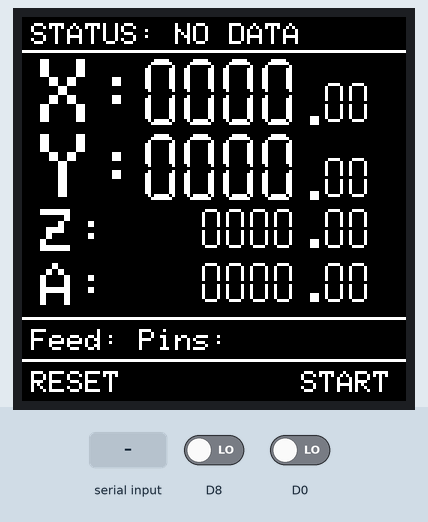
Recording of a sketch running on a simulated ESP8266 (Wemos D1 mini). Shown: 128×128 colour display. The inputs (shaded band) are chosen by the test bench; at power-on: D0 LOW, D8 LOW. What the sketch prints to the serial monitor is not drawn.

Above: at 9.7 s.
9.8 s: D0 driven HIGH
At 12.3 s:
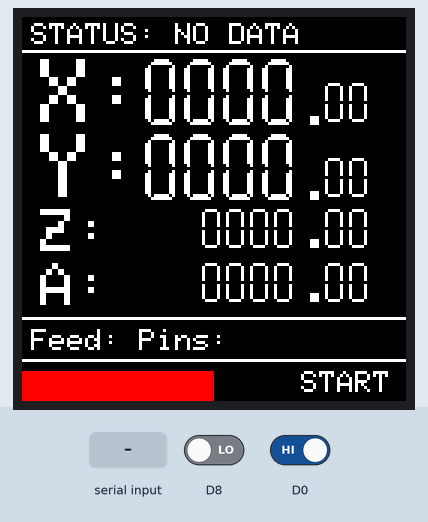
12.6 s: D0 driven LOW
At 16.3 s:
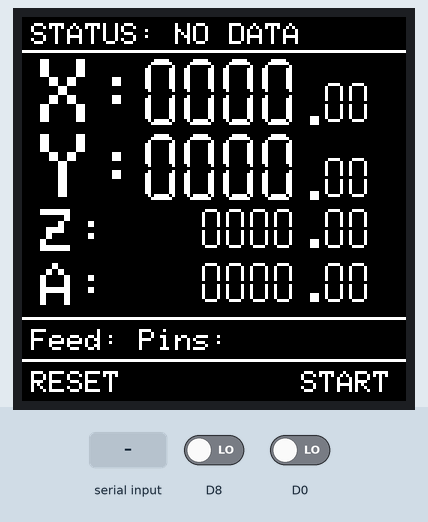
16.7 s: "<test:1<>" received over Serial
At 20.6 s:
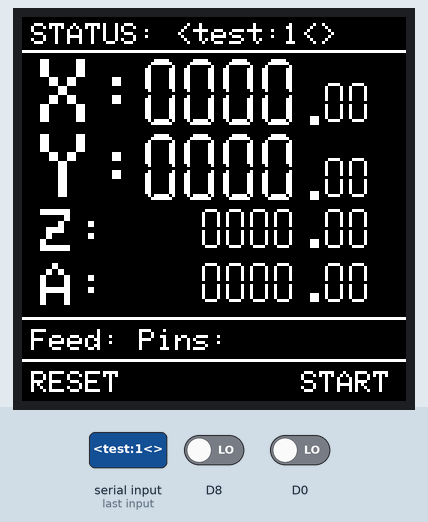
20.9 s: "<Alarm:1<>" received over Serial
At 24.4 s:
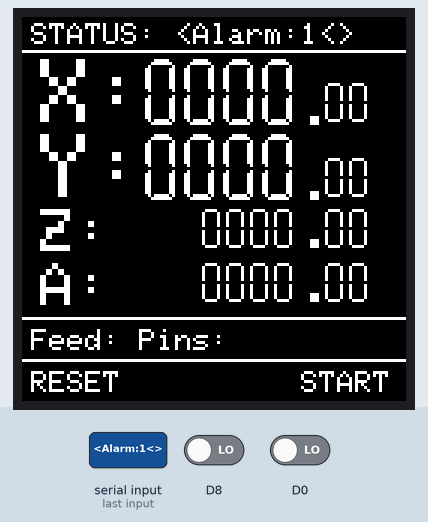
25.1 s: "<test<>" received over Serial
At 28.7 s:
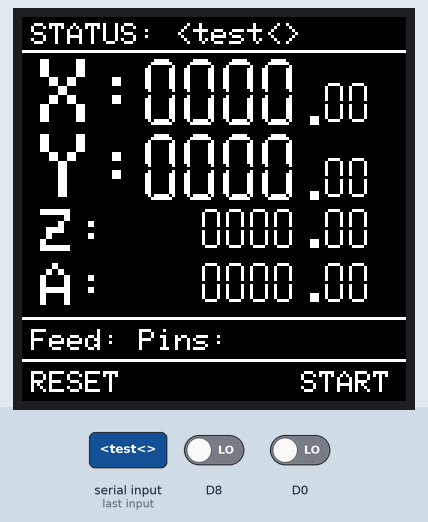
29.3 s: "<FS:<>" received over Serial
At 33.2 s:
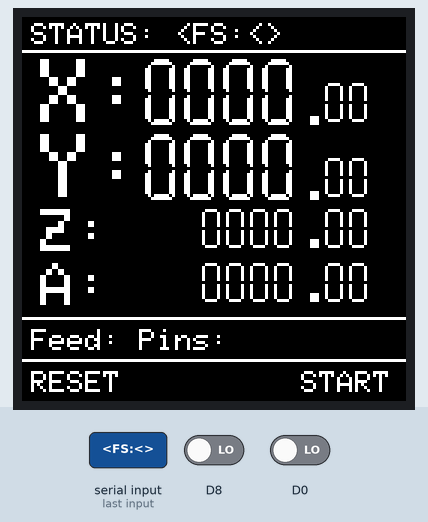
Timing chart, 0 to 34.7 s (numbered marks = the images above; inputs shaded):
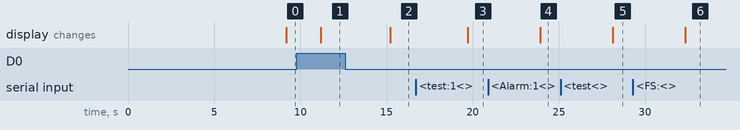

Measured:
- after the input at 9.8 s, the display: changes after 1.4 s (image 1)
- after the input at 12.6 s, the display: changes after 2.6 s (image 2)
- after the input at 16.7 s, the display: changes after 3.0 s (image 3)
- after the input at 20.9 s, the display: changes after 3.0 s (image 4)
- after the input at 25.1 s, the display: changes after 3.0 s (image 5)
- after the input at 29.3 s, the display: changes after 3.0 s (image 6)

The sketch:

main.ino
```cpp
#include <Adafruit_GFX.h>    // Core graphics library
#include <Adafruit_ST7735.h> // Hardware-specific library
#include <SPI.h>
#include <SoftwareSerial.h>
#include <ESP8266WiFi.h>


#define TFT_CS     D4
#define TFT_RST    -1  // you can also connect this to the Arduino reset
// in which case, set this #define pin to -1!
#define TFT_DC     D3

Adafruit_ST7735 tft = Adafruit_ST7735(TFT_CS,  TFT_DC, TFT_RST);

SoftwareSerial dbgSerial(D1, D2); // RX, TX

#define WIDTH 128
#define ROWHEIGHT 25

void setup(void) {
  pinMode ( D0, INPUT_PULLDOWN_16 );
  pinMode ( D8, INPUT_PULLDOWN_16 );

  WiFi.mode( WIFI_OFF );
  WiFi.forceSleepBegin();

  Serial.begin(115200);
  //Serial.setTimeout(2000);
  dbgSerial.begin(115200);
  dbgSerial.println("GRBL LCD DRO starting");

  tft.initR(INITR_144GREENTAB);
  tft.setTextWrap(false); // Allow text to run off right edge
  tft.fillScreen(ST7735_BLACK);
  tft.setRotation(0);

  delay(5000);
}


void loop(void) {

  Serial.write("?"); // Status Report Query
  Serial.readStringUntil('<');
  String status = Serial.readStringUntil('|');
  dbgSerial.println(status);

  handleButtons(status);

  if (status == "test") {
    tft.setTextColor(ST7735_RED, ST7735_BLACK);
    tft.setTextSize(1);
    tft.setCursor(3, 2);
    tft.print("TEST");
    return;
  }

  String mPos = Serial.readStringUntil('|');
  dbgSerial.println(mPos);
  int i1 = mPos.indexOf(':');
  int i2 = mPos.indexOf(',', i1+1);
  int i3 = mPos.indexOf(',', i2+1);
  int i4 = mPos.indexOf(',', i3+1);
  float xPos = mPos.substring(i1+1, i2).toFloat();
  float yPos = mPos.substring(i2+1, i3).toFloat();
  float zPos = mPos.substring(i3+1, i4).toFloat();
  float aPos = mPos.substring(i4+1).toFloat();

  handleButtons(status);

  String line = Serial.readString();
  dbgSerial.println("------------------------------");
  dbgSerial.println(line);

  handleButtons(status);

  String FS = "";
  String Pn = "";
  String SD = "";

  i1 = line.indexOf("FS:");
  if (i1 >= 0) {
    i2 = line.indexOf('|', i1+1);
    if (i2 == -1)
      i2 = line.indexOf('>', i1+1);
    FS = line.substring(i1+3, i2);
    dbgSerial.print("FS "); dbgSerial.println(FS);
  }

  i1 = line.indexOf("Pn:");
  if (i1 >= 0) {
    i2 = line.indexOf('|', i1+1);
    if (i2 == -1)
      i2 = line.indexOf('>', i1+1);
    Pn = line.substring(i1+3, i2);
    dbgSerial.print("Pn "); dbgSerial.println(Pn);
  }

  i1 = line.indexOf("SD:");
  if (i1 >= 0) {
    i2 = line.indexOf('|', i1+1);
    if (i2 == -1)
      i2 = line.indexOf('>', i1+1);
    SD = line.substring(i1+3, i2);
    dbgSerial.print("SD "); dbgSerial.println(SD);
  }

  int tColor = ST7735_WHITE;
  if (status == "Alarm" ) {
    tColor = ST7735_RED;
  } else if (status.indexOf("Hold")>=0 || status.indexOf("Door")>=0 ) {
    tColor = ST7735_ORANGE;
  } else if (status == "Run" || status== "Jog" || status== "Home") {
    tColor = ST7735_YELLOW;
  }

  int y = 2;

  tft.fillRect(0, y, WIDTH, 8, ST7735_BLACK);
  tft.setTextColor(tColor, ST7735_BLACK);
  tft.setTextSize(1);
  tft.setCursor(3, y);
  tft.print("STATUS: ");
  if (status != "")
    tft.print(status);
  else
    tft.print("NO DATA");

  handleButtons(status);

  y+= 8;
  tft.drawFastHLine(0, y+1, WIDTH, tColor);

  y+= 4;
  int col = tColor;
  drawPos("X", xPos, 6, y, ST7735_WHITE, (Pn.indexOf("X")>=0 ? ST7735_RED : tColor));
  y+=ROWHEIGHT;
  drawPos("Y", yPos, 6, y, ST7735_WHITE, (Pn.indexOf("Y")>=0 ? ST7735_RED : tColor));
  y+=ROWHEIGHT;
  drawPosSmall("Z", zPos, 6, y, ST7735_WHITE, (Pn.indexOf("Z")>=0 ? ST7735_RED : tColor));
  y+=18;
  drawPosSmall("A", aPos, 6, y, ST7735_WHITE, tColor);
  y+=18;
  tft.drawFastHLine(0, y, WIDTH, tColor);
  y+= 4;
  tft.fillRect(0, y, WIDTH, 20, ST7735_BLACK);
  tft.setCursor(3, y);
  tft.setTextSize(1);
  tft.setTextWrap(false);
  tft.print("Feed:");tft.print(FS);tft.print(" Pins:");tft.print(Pn);

  y=114;
  tft.drawFastHLine(0, y, WIDTH, tColor);

  y+= 4;
  tft.fillRect(0, y, WIDTH, 20, ST7735_BLACK);
  tft.setTextSize(1);
  tft.setCursor(3, y);
  tft.setTextColor(tColor, ST7735_BLACK);
  if (status != "Idle" && SD != "") {
    tft.print("FILE:");tft.print(SD);
  } else {
    if (status == "Idle" || status == "Alarm" ) {
      tft.print(" HOME   ");
    } else if (status == "Run" || status == "Jog") {
      tft.print(" HOLD   ");
    } else  {
      tft.print("RESET   ");
    }

    if (status == "Idle") {
      tft.print("   RUN: 1.nc");
    } else  {
      tft.print("       START");
    }


  }

  //delay(5000);
}

void handleButtons(String status) {
  if(digitalRead(D0)) {
    dbgSerial.println("Button: RED");
    if (status == "Idle" || status == "Alarm" ) {
      Serial.println("$H");  // HOME MACHINE
    } else if (status == "Run" || status == "Jog") {
      Serial.print("!"); // Feed Hold
    } else  {
      Serial.write('0x18'); // Soft RESET
    }
    tft.fillRect(0, 118, WIDTH/2, 20, ST7735_RED);
    delay(2000);
  }
  if(digitalRead(D8)) {
    dbgSerial.println("Button: WHITE");
    if (status == "Idle") {
      Serial.println("[ESP220]/1.nc\r"); // Run File 1.nc
    } else  {
      Serial.print("~"); // Cycle Start / Resume
    }
    tft.fillRect(WIDTH/2, 118, WIDTH, 20, ST7735_WHITE);
    delay(2000);
  }
}

// TFT Routines ------------------------------------------------------------------------------------------------------

void drawPos(String axis, double n, unsigned int xLoc, unsigned int yLoc, int color, int aColor) {
  tft.setTextSize(3);
  tft.setCursor(xLoc, yLoc);
  tft.setTextColor(aColor, ST7735_BLACK);
  tft.print(axis);
  tft.print(":");
  xLoc+=35;

  draw7Number(int(n), xLoc, yLoc, 1,color, ST7735_BLACK, 4);
  xLoc+=55;
  int partion = (int(n*100.0))%100;
  tft.fillRect(xLoc, yLoc+19, 3, 3, color);
  xLoc+=5;
  draw7Number(partion, xLoc, yLoc+8, 0.8,color, ST7735_BLACK, 2);

  //tft.setTextSize(2);
  //tft.setCursor(xLoc+20, yLoc+8);
  //tft.print("mm");
}

void drawPosSmall(String axis, double n, unsigned int xLoc, unsigned int yLoc, int color, int aColor) {
  tft.setTextSize(2);;
  tft.setCursor(xLoc, yLoc);
  tft.setTextColor(aColor, ST7735_BLACK);
  tft.print(axis);
  tft.print(":");
  xLoc+=54;

  draw7Number(int(n), xLoc, yLoc, 0.8,color, ST7735_BLACK, 4);
  xLoc+=36;
  int partion = (int(n*100.0))%100;
  tft.fillRect(xLoc, yLoc+10, 3, 3, color);
  xLoc+=5;
  draw7Number(partion, xLoc, yLoc, 0.8,color, ST7735_BLACK, 2);

  //tft.setTextSize(2);
  //tft.setCursor(xLoc+20, yLoc+8);
  //tft.print("mm");
}

/**********************************************************************************
 Routine to Draw Large 7-Segment formated number with Arduino TFT Library
    by William Zaggle  (Uses TFT Library DrawLine functions).

   int n - The number to be displayed
   int xLoc = The x location of the upper left corner of the number
   int yLoc = The y location of the upper left corner of the number
   int cSe = The size of the number. Range 1 to 10 uses Large Shaped Segments.
   fC is the foreground color of the number
   bC is the background color of the number (prevents having to clear previous space)
   nD is the number of digit spaces to occupy (must include space for minus sign for numbers < 0)
   nD < 0 Suppresses leading zero

   Sample Use: Fill the screen with a 2-digit number suppressing leading zero

          draw7Number(38,20,40,10,WHITE, BLACK, -2);

**********************************************************************************/
void draw7Number(int n, unsigned int xLoc, unsigned int yLoc, float cS, unsigned int fC, unsigned int bC, char nD) {
  unsigned int num=abs(n),i,s,t,w,col,h,a,b,si=0,j=1,d=0,S1=cS,S2=5*cS,S3=2*cS,S4=7*cS,x1=(S3/2)+1,x2=(2*S1)+S2+1,y1=yLoc+x1,y3=yLoc+(2*S1)+S4+1;
  unsigned int seg[7][3]={{(S3/2)+1,yLoc,1},{x2,y1,0},{x2,y3+x1,0},{x1,(2*y3)-yLoc,1},{0,y3+x1,0},{0,y1,0},{x1,y3,1}};
  unsigned char nums[12]={0x3F,0x06,0x5B,0x4F,0x66,0x6D,0x7D,0x07,0x7F,0x67,0x00,0x40},c=(c=abs(cS))>10?10:(c<1)?1:c,cnt=(cnt=abs(nD))>10?10:(cnt<1)?1:cnt;
  for (xLoc+=cnt*(d=(2*S1)+S2+(2*S3)+2);cnt>0;cnt--){
    for (i=(num>9)?num%10:((!cnt)&&(n<0))?11:((nD<0)&&(!num))?10:num,xLoc-=d,num/=10,j=0;j<7;++j){
      col=(nums[i]&(1<<j))?fC:bC;s=(2*S1)/S3;
      if (seg[j][2])for(w=S2,t=seg[j][1]+S3,h=seg[j][1]+(S3/2),a=xLoc+seg[j][0]+S1,b=seg[j][1];b<h;b++,a-=s,w+=(2*s))tft.drawFastHLine(a,b,w,col);
      else for(w=S4,t=xLoc+seg[j][0]+S3,h=xLoc+seg[j][0]+S3/2,b=xLoc+seg[j][0],a=seg[j][1]+S1;b<h;b++,a-=s,w+=(2*s))tft.drawFastVLine(b,a,w,col);
      for (;b<t;b++,a+=s,w-=(2*s))seg[j][2]?tft.drawFastHLine(a,b,w,col):tft.drawFastVLine(b,a,w,col);
    }
  }
}
```
